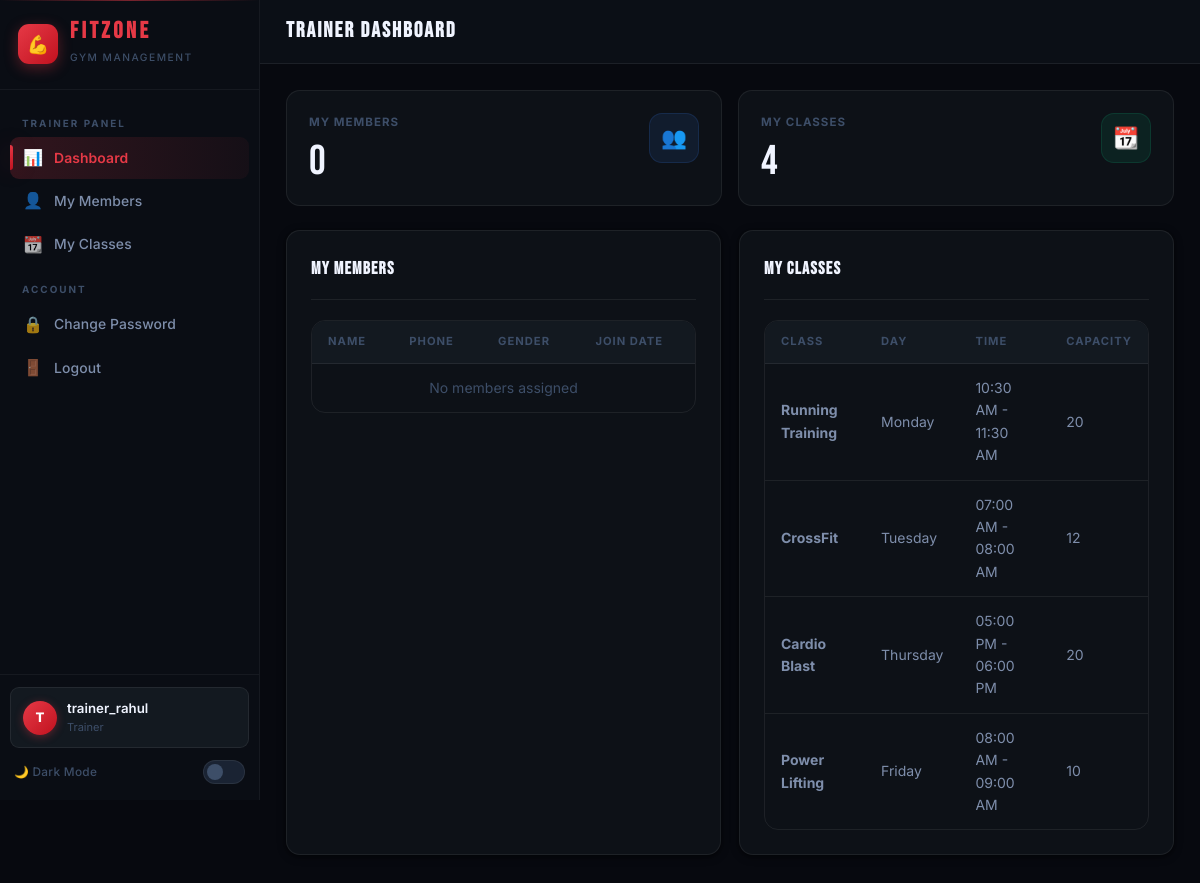
Page /pages/trainer/dashboard.php (signed in) on the committed database.
### tables this page shows
CREATE TABLE `gym_classes` (
  `id` int(11) NOT NULL,
  `class_name` varchar(100) NOT NULL,
  `description` text DEFAULT NULL,
  `trainer_id` int(11) DEFAULT NULL,
  `schedule_day` enum('monday','tuesday','wednesday','thursday','friday','saturday','sunday') NOT NULL,
  `start_time` time NOT NULL,
  `end_time` time NOT NULL,
  `max_capacity` int(11) DEFAULT 20,
  `is_active` tinyint(1) DEFAULT 1,
  `created_at` timestamp NOT NULL DEFAULT current_timestamp(),
  `updated_at` timestamp NOT NULL DEFAULT current_timestamp() ON UPDATE current_timestamp()
);

### pages/trainer/dashboard.php (the view, shortened to what this page needs)
<?php
require_once '../../includes/auth.php';
$userId = $_SESSION['user_id'];
$trainer = $conn->query("SELECT * FROM trainers WHERE user_id = $userId")->fetch_assoc();
$trainerId = $trainer['id'] ?? 0;
$myMembers = $conn->query("SELECT * FROM members WHERE assigned_trainer_id = $trainerId AND status = 'active' ORDER BY first_name");
$myClasses = $conn->query("SELECT * FROM gym_classes WHERE trainer_id = $trainerId AND is_active = 1 ORDER BY FIELD(schedule_day, 'monday','tuesday','wednesday','thursday','friday','saturday','sunday')");
$memberCount = $conn->query("SELECT COUNT(*) as cnt FROM members WHERE assigned_trainer_id = $trainerId AND status='active'")->fetch_assoc()['cnt'];
$classCount = $conn->query("SELECT COUNT(*) as cnt FROM gym_classes WHERE trainer_id = $trainerId AND is_active=1")->fetch_assoc()['cnt'];
?>
<!DOCTYPE html>
<?php $__theme = $_COOKIE["fitzone_theme"] ?? "dark"; ?>
<html lang="en" data-theme="<?= htmlspecialchars($__theme) ?>">
<head>
    <link rel="stylesheet" href="../../assets/css/style.css">
</head>
<body>
    <div class="app-layout">
        <?php include '../../includes/sidebar.php'; ?>
        <div class="main-content">
            <header class="top-header">
                <h2 class="page-title">TRAINER DASHBOARD</h2>
            </header>
            <div class="page-content">
                <div class="stats-grid" style="grid-template-columns: repeat(auto-fit, minmax(200px, 1fr));">
                    <div class="stat-card blue">
                        <div class="stat-info"><h4>My Members</h4><div class="stat-number"><?= $memberCount ?></div></div>
                        <div class="stat-icon">👥</div>
                    </div>
                    <div class="stat-card green">
                        <div class="stat-info"><h4>My Classes</h4><div class="stat-number"><?= $classCount ?></div></div>
                        <div class="stat-icon">📆</div>
                    </div>
                </div>
                <div class="chart-row">
                    <div class="card">
                        <div class="card-header"><h3>My Members</h3></div>
                        <div class="table-container">
                            <table class="data-table">
                                <thead><tr><th>Name</th><th>Phone</th><th>Gender</th><th>Join Date</th></tr></thead>
                                <tbody>
                                    <?php if ($myMembers->num_rows > 0): ?>
                                        <?php while ($m = $myMembers->fetch_assoc()): ?>
                                            <tr>
                                                <td><strong><?= htmlspecialchars($m['first_name'] . ' ' . $m['last_name']) ?></strong></td>
                                                <td><?= $m['phone'] ?></td>
                                                <td><?= ucfirst($m['gender']) ?></td>
                                                <td><?= date('d M Y', strtotime($m['join_date'])) ?></td>
                                            </tr>
                                        <?php endwhile; ?>
                                    <?php else: ?>
                                        <tr><td colspan="4" class="text-center text-muted">No members assigned</td></tr>
                                    <?php endif; ?>
                                </tbody>
                            </table>
                        </div>
                    </div>
                    <div class="card">
                        <div class="card-header"><h3>My Classes</h3></div>
                        <div class="table-container">
                            <table class="data-table">
                                <thead><tr><th>Class</th><th>Day</th><th>Time</th><th>Capacity</th></tr></thead>
                                <tbody>
                                    <?php if ($myClasses->num_rows > 0): ?>
                                        <?php while ($c = $myClasses->fetch_assoc()): ?>
                                            <tr>
                                                <td><strong><?= htmlspecialchars($c['class_name']) ?></strong></td>
                                                <td><?= ucfirst($c['schedule_day']) ?></td>
                                                <td><?= date('h:i A', strtotime($c['start_time'])) ?> - <?= date('h:i A', strtotime($c['end_time'])) ?></td>
                                                <td><?= $c['max_capacity'] ?></td>
                                            </tr>
                                        <?php endwhile; ?>
                                    <?php else: ?>
                                        <tr><td colspan="4" class="text-center text-muted">No classes assigned</td></tr>
                                    <?php endif; ?>
                                </tbody>
                            </table>
                        </div>
                    </div>
                </div>
            </div>
        </div>
    </div>
</body>
</html>

### rows in the picture
gym_classes: class_name "Running Training", schedule_day "Monday", start_time "10:30 AM", end_time "11:30 AM", max_capacity "20"
gym_classes: class_name "CrossFit", schedule_day "Tuesday", start_time "07:00 AM", end_time "08:00 AM", max_capacity "12"
gym_classes: class_name "Cardio Blast", schedule_day "Thursday", start_time "05:00 PM", end_time "06:00 PM", max_capacity "20"
gym_classes: class_name "Power Lifting", schedule_day "Friday", start_time "08:00 AM", end_time "09:00 AM", max_capacity "10"

### other values in the picture
substr($_SESSION['username'] ?? 'U', 0, 1) "T"
$_SESSION['username'] "trainer_rahul"
$_SESSION['role'] "Trainer"
$memberCount "0"
$classCount "4"
